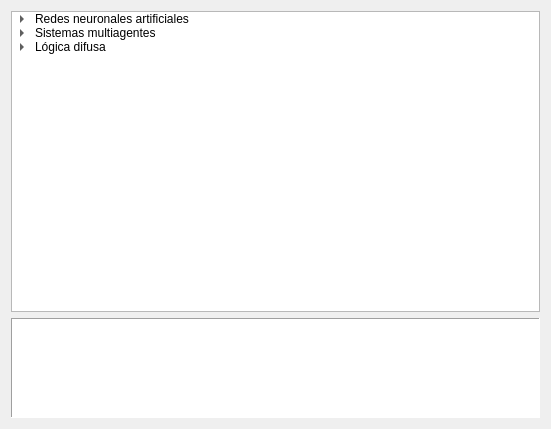
<?xml version="1.0" encoding="UTF-8"?>
<ui version="4.0">
 <class>SelectProjectPage</class>
 <widget class="QWidget" name="SelectProjectPage">
  <property name="geometry">
   <rect>
    <x>0</x>
    <y>0</y>
    <width>551</width>
    <height>429</height>
   </rect>
  </property>
  <property name="windowTitle">
   <string>Form</string>
  </property>
  <layout class="QVBoxLayout" name="verticalLayout">
   <item>
    <layout class="QVBoxLayout" name="principalLayout">
     <item>
      <widget class="QTreeWidget" name="treeProjects">
       <property name="sizePolicy">
        <sizepolicy hsizetype="Minimum" vsizetype="Expanding">
         <horstretch>0</horstretch>
         <verstretch>0</verstretch>
        </sizepolicy>
       </property>
       <property name="minimumSize">
        <size>
         <width>200</width>
         <height>0</height>
        </size>
       </property>
       <property name="editTriggers">
        <set>QAbstractItemView::NoEditTriggers</set>
       </property>
       <property name="showDropIndicator" stdset="0">
        <bool>true</bool>
       </property>
       <property name="iconSize">
        <size>
         <width>20</width>
         <height>20</height>
        </size>
       </property>
       <property name="rootIsDecorated">
        <bool>true</bool>
       </property>
       <property name="animated">
        <bool>true</bool>
       </property>
       <attribute name="headerVisible">
        <bool>false</bool>
       </attribute>
       <column>
        <property name="text">
         <string notr="true">1</string>
        </property>
       </column>
       <item>
        <property name="text">
         <string>Redes neuronales artificiales</string>
        </property>
        <property name="toolTip">
         <string>&lt;!DOCTYPE HTML PUBLIC &quot;-//W3C//DTD HTML 4.0//EN&quot; &quot;http://www.w3.org/TR/REC-html40/strict.dtd&quot;&gt;
&lt;html&gt;&lt;head&gt;&lt;meta name=&quot;qrichtext&quot; content=&quot;1&quot; /&gt;&lt;style type=&quot;text/css&quot;&gt;
p, li { white-space: pre-wrap; }
&lt;/style&gt;&lt;/head&gt;&lt;body style=&quot; font-family:'MS Shell Dlg 2'; font-size:8.25pt; font-weight:400; font-style:normal;&quot;&gt;
&lt;p style=&quot; margin-top:0px; margin-bottom:0px; margin-left:0px; margin-right:0px; -qt-block-indent:0; text-indent:0px;&quot;&gt;&lt;span style=&quot; font-size:8pt;&quot;&gt;Crea un proyecto con redes neuronales para emular el proceso de aprendizaje humano, las redes neuronales son un paradigma de la Inteligencia Artificial y permite agregar &amp;quot;inteligencia&amp;quot; a un sistema, puede crear su proyecto de redes neuronales y añadirlos a otros proyectos si lo desea. Asimismo puede crear sus propios modelos de redes neuronales para llevar a cabo pruebas y generar conclusiones.&lt;/span&gt;&lt;/p&gt;&lt;/body&gt;&lt;/html&gt;</string>
        </property>
        <property name="icon">
         <iconset resource="imagenes.qrc">
          <normaloff>:/imagenes/artificial neural network.png</normaloff>:/imagenes/artificial neural network.png</iconset>
        </property>
        <item>
         <property name="text">
          <string comment="simple-perceptron">Perceptron simple</string>
         </property>
         <property name="toolTip">
          <string>&lt;!DOCTYPE HTML PUBLIC &quot;-//W3C//DTD HTML 4.0//EN&quot; &quot;http://www.w3.org/TR/REC-html40/strict.dtd&quot;&gt;
&lt;html&gt;&lt;head&gt;&lt;meta name=&quot;qrichtext&quot; content=&quot;1&quot; /&gt;&lt;style type=&quot;text/css&quot;&gt;
p, li { white-space: pre-wrap; }
&lt;/style&gt;&lt;/head&gt;&lt;body style=&quot; font-family:'MS Shell Dlg 2'; font-size:8.25pt; font-weight:400; font-style:normal;&quot;&gt;
&lt;p style=&quot; margin-top:0px; margin-bottom:0px; margin-left:0px; margin-right:0px; -qt-block-indent:0; text-indent:0px;&quot;&gt;&lt;span style=&quot; font-size:8pt;&quot;&gt;Crea un proyecto con uno o mas perceptrónes simples como elementos principales. El perceptrón es la unidad mas elemental, con el muchas redes neuronales trabajan ya que su modelo es muy aproximado al de una neurona real.&lt;/span&gt;&lt;/p&gt;&lt;/body&gt;&lt;/html&gt;</string>
         </property>
         <property name="icon">
          <iconset resource="imagenes.qrc">
           <normaloff>:/imagenes/perceptron2.png</normaloff>:/imagenes/perceptron2.png</iconset>
         </property>
        </item>
        <item>
         <property name="text">
          <string comment="adaline">ADALINE</string>
         </property>
         <property name="toolTip">
          <string>&lt;!DOCTYPE HTML PUBLIC &quot;-//W3C//DTD HTML 4.0//EN&quot; &quot;http://www.w3.org/TR/REC-html40/strict.dtd&quot;&gt;
&lt;html&gt;&lt;head&gt;&lt;meta name=&quot;qrichtext&quot; content=&quot;1&quot; /&gt;&lt;style type=&quot;text/css&quot;&gt;
p, li { white-space: pre-wrap; }
&lt;/style&gt;&lt;/head&gt;&lt;body style=&quot; font-family:'MS Shell Dlg 2'; font-size:8.25pt; font-weight:400; font-style:normal;&quot;&gt;
&lt;p style=&quot; margin-top:0px; margin-bottom:0px; margin-left:0px; margin-right:0px; -qt-block-indent:0; text-indent:0px;&quot;&gt;&lt;span style=&quot; font-size:8pt;&quot;&gt;Crea un proyecto con uno o mas ADALINEs como elementos principales. Un ADALINE es un tipo especial de perceptrón que funciona de forma adaptativa y tiene una regla de entrenamiento totalmente distinta, idealmente utilizado para evitar la dependencia lineal.&lt;/span&gt;&lt;/p&gt;&lt;/body&gt;&lt;/html&gt;</string>
         </property>
         <property name="icon">
          <iconset resource="imagenes.qrc">
           <normaloff>:/imagenes/adaline.gif</normaloff>:/imagenes/adaline.gif</iconset>
         </property>
        </item>
        <item>
         <property name="text">
          <string comment="multilayer-perceptron">Perceptrón multicapa</string>
         </property>
         <property name="toolTip">
          <string>&lt;!DOCTYPE HTML PUBLIC &quot;-//W3C//DTD HTML 4.0//EN&quot; &quot;http://www.w3.org/TR/REC-html40/strict.dtd&quot;&gt;
&lt;html&gt;&lt;head&gt;&lt;meta name=&quot;qrichtext&quot; content=&quot;1&quot; /&gt;&lt;style type=&quot;text/css&quot;&gt;
p, li { white-space: pre-wrap; }
&lt;/style&gt;&lt;/head&gt;&lt;body style=&quot; font-family:'MS Shell Dlg 2'; font-size:8.25pt; font-weight:400; font-style:normal;&quot;&gt;
&lt;p style=&quot; margin-top:0px; margin-bottom:0px; margin-left:0px; margin-right:0px; -qt-block-indent:0; text-indent:0px;&quot;&gt;&lt;span style=&quot; font-size:8pt;&quot;&gt;Crea un proyecto con una o mas redes del tipo Perceptron Multicapa que consiste en una serie de capas de perceptrones que se organizan en capa de entrada, capa(s) oculta(s) y capa de salida. El número de capas y el número de perceptrones por capa puede ser modificado dependiendo las necesidades.&lt;/span&gt;&lt;/p&gt;&lt;/body&gt;&lt;/html&gt;</string>
         </property>
         <property name="icon">
          <iconset resource="imagenes.qrc">
           <normaloff>:/imagenes/perceptron multicapa.png</normaloff>:/imagenes/perceptron multicapa.png</iconset>
         </property>
        </item>
        <item>
         <property name="text">
          <string comment="hopfield">Hopfield</string>
         </property>
         <property name="toolTip">
          <string>&lt;!DOCTYPE HTML PUBLIC &quot;-//W3C//DTD HTML 4.0//EN&quot; &quot;http://www.w3.org/TR/REC-html40/strict.dtd&quot;&gt;
&lt;html&gt;&lt;head&gt;&lt;meta name=&quot;qrichtext&quot; content=&quot;1&quot; /&gt;&lt;style type=&quot;text/css&quot;&gt;
p, li { white-space: pre-wrap; }
&lt;/style&gt;&lt;/head&gt;&lt;body style=&quot; font-family:'MS Shell Dlg 2'; font-size:8.25pt; font-weight:400; font-style:normal;&quot;&gt;
&lt;p style=&quot; margin-top:0px; margin-bottom:0px; margin-left:0px; margin-right:0px; -qt-block-indent:0; text-indent:0px;&quot;&gt;&lt;span style=&quot; font-size:8pt;&quot;&gt;Crea un proyecto con una o mas Redes de Hopfield que basicamente son redes de perceptrones auto-asociados y que estan conectados bidireccionalmente unos con otros, esta cualidad junto con su algoritmo de entrenamiento permite que esta red se auto-organice y aprenda diferentes patrones.&lt;/span&gt;&lt;/p&gt;&lt;/body&gt;&lt;/html&gt;</string>
         </property>
         <property name="icon">
          <iconset resource="imagenes.qrc">
           <normaloff>:/imagenes/hopfield.jpg</normaloff>:/imagenes/hopfield.jpg</iconset>
         </property>
        </item>
       </item>
       <item>
        <property name="text">
         <string>Sistemas multiagentes</string>
        </property>
        <property name="toolTip">
         <string>&lt;!DOCTYPE HTML PUBLIC &quot;-//W3C//DTD HTML 4.0//EN&quot; &quot;http://www.w3.org/TR/REC-html40/strict.dtd&quot;&gt;
&lt;html&gt;&lt;head&gt;&lt;meta name=&quot;qrichtext&quot; content=&quot;1&quot; /&gt;&lt;style type=&quot;text/css&quot;&gt;
p, li { white-space: pre-wrap; }
&lt;/style&gt;&lt;/head&gt;&lt;body style=&quot; font-family:'MS Shell Dlg 2'; font-size:8.25pt; font-weight:400; font-style:normal;&quot;&gt;
&lt;p style=&quot; margin-top:0px; margin-bottom:0px; margin-left:0px; margin-right:0px; -qt-block-indent:0; text-indent:0px;&quot;&gt;&lt;span style=&quot; font-size:8pt;&quot;&gt;Crea un proyecto que le permite insertar cualquier cantidad de agentes personalizables y con caracteristicas que pueden ser añadidas, como actuadores, sensores, motores de inferencia, redes neuronales entre otras. Los sistemas multiagentes pueden ser dinamicos y llevar a cabo simulaciones de movimiento, ideales para emular el comportamiento de seres vivios, insectos sociales, entre otros. &lt;/span&gt;&lt;/p&gt;&lt;/body&gt;&lt;/html&gt;</string>
        </property>
        <property name="icon">
         <iconset resource="imagenes.qrc">
          <normaloff>:/imagenes/sistema multiagente.jpg</normaloff>:/imagenes/sistema multiagente.jpg</iconset>
        </property>
        <item>
         <property name="text">
          <string comment="multiagent-basic-system">Sistema básico</string>
         </property>
         <property name="toolTip">
          <string>&lt;!DOCTYPE HTML PUBLIC &quot;-//W3C//DTD HTML 4.0//EN&quot; &quot;http://www.w3.org/TR/REC-html40/strict.dtd&quot;&gt;
&lt;html&gt;&lt;head&gt;&lt;meta name=&quot;qrichtext&quot; content=&quot;1&quot; /&gt;&lt;style type=&quot;text/css&quot;&gt;
p, li { white-space: pre-wrap; }
&lt;/style&gt;&lt;/head&gt;&lt;body style=&quot; font-family:'MS Shell Dlg 2'; font-size:8.25pt; font-weight:400; font-style:normal;&quot;&gt;
&lt;p style=&quot; margin-top:0px; margin-bottom:0px; margin-left:0px; margin-right:0px; -qt-block-indent:0; text-indent:0px;&quot;&gt;&lt;span style=&quot; font-size:8pt;&quot;&gt;Crea un proyecto de un sistema multi-agente básico, puede contener multiples agentes interactuando entre sí dependiendo de las reglas o motor de respuestas, los actuadores y sensores que tengan.&lt;/span&gt;&lt;/p&gt;&lt;/body&gt;&lt;/html&gt;</string>
         </property>
        </item>
        <item>
         <property name="text">
          <string comment="sociable-insects">Sistemas de insectos sociales</string>
         </property>
         <property name="toolTip">
          <string>&lt;!DOCTYPE HTML PUBLIC &quot;-//W3C//DTD HTML 4.0//EN&quot; &quot;http://www.w3.org/TR/REC-html40/strict.dtd&quot;&gt;
&lt;html&gt;&lt;head&gt;&lt;meta name=&quot;qrichtext&quot; content=&quot;1&quot; /&gt;&lt;style type=&quot;text/css&quot;&gt;
p, li { white-space: pre-wrap; }
&lt;/style&gt;&lt;/head&gt;&lt;body style=&quot; font-family:'MS Shell Dlg 2'; font-size:8.25pt; font-weight:400; font-style:normal;&quot;&gt;
&lt;p style=&quot; margin-top:0px; margin-bottom:0px; margin-left:0px; margin-right:0px; -qt-block-indent:0; text-indent:0px;&quot;&gt;&lt;span style=&quot; font-size:8pt;&quot;&gt;Crea un proyecto especial multiagente donde cada agente tiene propiedades de insectos sociales básicos, como abejas, hormígas, entre otros. El tipo de insectos se puede cambiar dependiendo de la necesidad.&lt;/span&gt;&lt;/p&gt;&lt;/body&gt;&lt;/html&gt;</string>
         </property>
        </item>
       </item>
       <item>
        <property name="text">
         <string>Lógica difusa</string>
        </property>
        <property name="toolTip">
         <string>&lt;!DOCTYPE HTML PUBLIC &quot;-//W3C//DTD HTML 4.0//EN&quot; &quot;http://www.w3.org/TR/REC-html40/strict.dtd&quot;&gt;
&lt;html&gt;&lt;head&gt;&lt;meta name=&quot;qrichtext&quot; content=&quot;1&quot; /&gt;&lt;style type=&quot;text/css&quot;&gt;
p, li { white-space: pre-wrap; }
&lt;/style&gt;&lt;/head&gt;&lt;body style=&quot; font-family:'MS Shell Dlg 2'; font-size:8.25pt; font-weight:400; font-style:normal;&quot;&gt;
&lt;p style=&quot; margin-top:0px; margin-bottom:0px; margin-left:0px; margin-right:0px; -qt-block-indent:0; text-indent:0px;&quot;&gt;Crea un proyecto de logica difusa que le permite trabajar con sistemas que tienen variables con algun grado de pertenencia o borrosidad, es decir, datos que son imprecisos y que pueden venir del lenguaje natural humano. Este proyecto tambien puede ser incluido dentro de otros proyectos para generar sistemas mas complejos aun.&lt;/p&gt;&lt;/body&gt;&lt;/html&gt;</string>
        </property>
        <property name="icon">
         <iconset resource="imagenes.qrc">
          <normaloff>:/imagenes/fuzzy logic.png</normaloff>:/imagenes/fuzzy logic.png</iconset>
        </property>
        <item>
         <property name="text">
          <string comment="fuzzy-logic-basic-system">Sistema básico</string>
         </property>
         <property name="toolTip">
          <string>&lt;!DOCTYPE HTML PUBLIC &quot;-//W3C//DTD HTML 4.0//EN&quot; &quot;http://www.w3.org/TR/REC-html40/strict.dtd&quot;&gt;
&lt;html&gt;&lt;head&gt;&lt;meta name=&quot;qrichtext&quot; content=&quot;1&quot; /&gt;&lt;style type=&quot;text/css&quot;&gt;
p, li { white-space: pre-wrap; }
&lt;/style&gt;&lt;/head&gt;&lt;body style=&quot; font-family:'MS Shell Dlg 2'; font-size:8.25pt; font-weight:400; font-style:normal;&quot;&gt;
&lt;p style=&quot; margin-top:0px; margin-bottom:0px; margin-left:0px; margin-right:0px; -qt-block-indent:0; text-indent:0px;&quot;&gt;&lt;span style=&quot; font-size:8pt;&quot;&gt;Crea un proyecto de lógica difusa básico, se pueden configurar las reglas, hipotesis (condiciones), conclusiones y las funciones de membresía que corresponden a cada variable.&lt;/span&gt;&lt;/p&gt;&lt;/body&gt;&lt;/html&gt;</string>
         </property>
        </item>
       </item>
      </widget>
     </item>
     <item>
      <widget class="QTextEdit" name="lblDescription">
       <property name="sizePolicy">
        <sizepolicy hsizetype="Expanding" vsizetype="Maximum">
         <horstretch>0</horstretch>
         <verstretch>0</verstretch>
        </sizepolicy>
       </property>
       <property name="minimumSize">
        <size>
         <width>0</width>
         <height>0</height>
        </size>
       </property>
       <property name="maximumSize">
        <size>
         <width>16777215</width>
         <height>100</height>
        </size>
       </property>
       <property name="frameShape">
        <enum>QFrame::Panel</enum>
       </property>
       <property name="frameShadow">
        <enum>QFrame::Sunken</enum>
       </property>
       <property name="readOnly">
        <bool>true</bool>
       </property>
       <property name="textInteractionFlags">
        <set>Qt::NoTextInteraction</set>
       </property>
      </widget>
     </item>
    </layout>
   </item>
  </layout>
 </widget>
 <resources>
  <include location="imagenes.qrc"/>
 </resources>
 <connections>
  <connection>
   <sender>treeProjects</sender>
   <signal>itemPressed(QTreeWidgetItem*,int)</signal>
   <receiver>SelectProjectPage</receiver>
   <slot>itemPressedProject(QTreeWidgetItem*,int)</slot>
   <hints>
    <hint type="sourcelabel">
     <x>523</x>
     <y>191</y>
    </hint>
    <hint type="destinationlabel">
     <x>550</x>
     <y>191</y>
    </hint>
   </hints>
  </connection>
  <connection>
   <sender>treeProjects</sender>
   <signal>currentItemChanged(QTreeWidgetItem*,QTreeWidgetItem*)</signal>
   <receiver>SelectProjectPage</receiver>
   <slot>currentItemProjectChanged(QTreeWidgetItem*,QTreeWidgetItem*)</slot>
   <hints>
    <hint type="sourcelabel">
     <x>450</x>
     <y>107</y>
    </hint>
    <hint type="destinationlabel">
     <x>550</x>
     <y>96</y>
    </hint>
   </hints>
  </connection>
 </connections>
 <slots>
  <slot>currentItemProjectChanged(QTreeWidgetItem*,QTreeWidgetItem*)</slot>
  <slot>itemPressedProject(QTreeWidgetItem*,int)</slot>
 </slots>
</ui>
